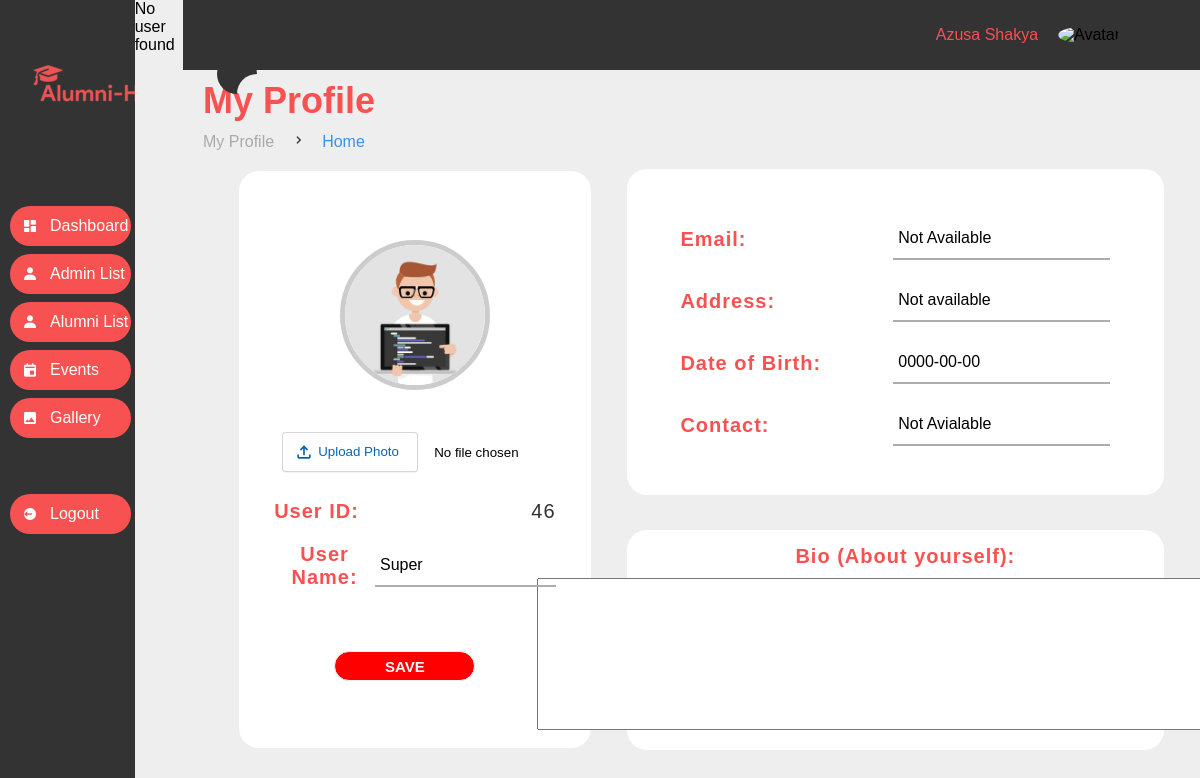
The page /DB_Admin/update_profile.php?d_id=1 (signed in) on the database its author committed.
### tables this page shows
CREATE TABLE `users` (
  `user_id` int(11) NOT NULL,
  `user_name` varchar(40) NOT NULL,
  `email` varchar(40) NOT NULL,
  `password` varchar(300) NOT NULL,
  `reset_token_hash` varchar(200) DEFAULT NULL,
  `reset_token_expires_at` datetime DEFAULT NULL,
  `address` varchar(40) NOT NULL,
  `DOB` date NOT NULL,
  `phone_no` varchar(15) NOT NULL,
  `bio` varchar(500) NOT NULL DEFAULT 'Write about Yourself:',
  `image` varchar(200) NOT NULL,
  `status` varchar(20) NOT NULL DEFAULT 'pending'
);

CREATE TABLE `role_junction` (
  `role_id` int(11) NOT NULL,
  `user_id` int(11) NOT NULL
);

### DB_Admin/update_profile.php (the view, shortened to what this page needs)
<?php
require_once('../DB_Superadmin/dashboard_template.php');
?>
<?php
if (isset($_GET['d_id'])) {
    $d_id = $_GET['d_id'];
    $sql = "SELECT * FROM users
            JOIN admins ON admins.user_id = users.user_id
            JOIN departments on departments.d_id = admins.d_id
            JOIN role_junction on role_junction.user_id = users.user_id
            JOIN role ON role_junction.role_id = role.role_id
            WHERE departments.d_id= '$d_id'";
    $result = mysqli_query($conn, $sql);
    if (mysqli_num_rows($result) > 0) {
        while ($row = mysqli_fetch_assoc($result)) {
            $record = array(
                "user_id" => $row['user_id'],
                "d_id" => $row['d_id'],
                "role_id" => $row['role_id'],
                "user_name" => $row['user_name'],
                "email" => $row['email'],
                "address" => $row['address'],
                "DOB" => $row['DOB'],
                "phone_no" => $row['phone_no'],
                "bio" => $row['bio'],
                "status" => $row['status'],
                "department" => $row['department'],
                "role" => $row['role'],
                "image" => $row['image'],
            );
        }
    } else {
        echo "No records found!!";
        exit;
    } ?>
    <section class="right-lower">
        <main>
            <div class="head-title">
                <div class="left">
                    <h1>My Profile</h1>
                    <ul class="breadcrumb">
                        <li>
                            <a href="#">My Profile</a>
                        </li>
                        <li><i class='bx bx-chevron-right'></i></li>
                        <li>
                            <a class="active" href="../Landing_pages/index.php">Home</a>
                        </li>
                    </ul>
                </div>
            </div>
            <form action="../alumni_registration/updateAdmin.php" method="post" enctype="multipart/form-data">
                <section class="profile-main">
                    <section class="row">
                        <div class="field1">
                            <img src="<?php echo "../images/profile/" . $record['image']; ?>" alt="" class="Profile-img">
                        </div>
                        <div class="field">
                            <input type="file" id="image" name="image">
                        </div>
                        <div class="field">
                            <label>User ID:</label>
                            <span>
                                <?= $record['user_id'] ?>
                            </span>
                        </div>
                        <div class="field">
                            <label>User Name:</label>
                            <span>
                                <div class="text_p">
                                    <input type="text" name="user_name" value="<?= $record['user_name'] ?>" required />
                                </div>
                            </span>
                        </div>
                        <input type="submit" value="SAVE" class="edit-profile" />
                    </section>
                    <section class="profile-right">
                        <section class="additional-info">
                            <div class="field">
                                <label>Email:</label>
                                <span>
                                    <div class="text_p">
                                        <input type="email" name="email" value="<?= $record['email'] ?>" required />
                                    </div>
                                </span>
                            </div>
                            <div class="field">
                                <label>Address:</label>
                                <span>
                                    <div class="text_p">
                                        <input type="text" name="address" value="<?= $record['address'] ?>" required />
                                    </div>
                                </span>
                            </div>
                            <div class="field">
                                <label>Date of Birth:</label>
                                <span>
                                    <div class="text_p">
                                        <input type="text" name="DOB" value="<?= $record['DOB'] ?>" required />
                                    </div>
                                </span>
                            </div>
                            <div class="field">
                                <label>Contact:</label>
                                <span>
                                    <div class="text_p">
                                        <input type="text" name="phone_no" value="<?= $record['phone_no'] ?>" required />
                                    </div>
                                </span>
                            </div>
                        </section>
                        <section class="Bio">
                            <div class="Bio-field">
                                <label style="margin-bottom: 10px;">Bio (About yourself):</label>
                                <span>
                                    <textarea name="bio" id="" cols="90" rows="10"> <?= $record['bio'] ?></textarea>
                                </span>
                            </div>
                        </section>
                    </section>
                </section>
            </form>
        </main>
    </section>
    </section>
    </section>
    </div>
    </body>
    </html>
<?php } ?>

### DB_superAdmin/Dashboard.css (style rules this page uses)
* { margin: 0; padding: 0; box-sizing: border-box; font-family: 'poppins', sans-serif; }
* { scroll-behavior: smooth; }
html { background-color: var(--grey); }
.right-lower { height: 726px; overflow: auto; }
.right-lower .head-title .left h1 { font-family: 'poppins', sans-serif; color: #F85151; }
a { text-decoration: none; }
li { list-style: none; }
:root { --poppins: 'Poppins', sans-serif; --lato: 'Lato', sans-serif; --light: #F9F9F9; --blue: #3C91E6; --light-blue: #CFE8FF; --grey: #eee; --dark-grey: #AAAAAA; --dark: #342E37; --red: #DB504A; --yellow: #FFCE26; --light-yellow: #FFF2C6; --orange: #FD7238; --light-orange: #FFE0D3; }
main { width: 100%; padding: 10px 20px; font-family: var(--poppins); }
main .head-title { display: flex; align-items: center; justify-content: space-between; grid-gap: 16px; flex-wrap: wrap; }
main .head-title .left h1 { font-size: 36px; font-weight: 600; margin-bottom: 10px; color: var(--dark); }
main .head-title .left .breadcrumb { display: flex; align-items: center; grid-gap: 16px; }
main .head-title .left .breadcrumb li { color: var(--dark); }
main .head-title .left .breadcrumb li a { color: var(--dark-grey); pointer-events: none; }
main .head-title .left .breadcrumb li a.active { color: var(--blue); pointer-events: unset; }
.profile-main { display: flex; justify-content: space-evenly; align-items: center; }
section.row { margin: 20px; border-radius: 20px; background: #ffffff; height: 577px; width: 36%; display: flex; flex-direction: column; justify-content: center; align-items: center; }
.profile-right { display: flex; flex-direction: column; width: 55%; }
.additional-info { border-radius: 20px; background: #ffffff; height: 326px; width: 100%; display: flex; flex-direction: column; justify-content: center; align-items: center; }
section.Bio { margin: 35px 0 0 0px; border-radius: 20px; background: #ffffff; height: 220px; width: 100%; padding: 5px; }
.field1 { margin: 10px; }
.field { display: flex; justify-content: space-between; align-items: center; margin: 10px; width: 80%; }
.Bio-field { display: flex; flex-direction: column; justify-content: center; align-items: center; margin: 10px; width: 100%; }
.field label, .Bio-field label { font-weight: 700; font-size: 20px; color: #F85151; text-align: center; letter-spacing: 1px; font-family: 'poppins', sans-serif; }
.profile-main span { font-size: 20px; color: #333; text-align: center; letter-spacing: 1px; font-family: 'poppins', sans-serif; }
.Profile-img { width: 150px; height: 150px; object-fit: cover; margin: 10px auto; border: 5px solid #ccc; border-radius: 50%; }
.edit-profile { width: 40%; height: 30px; margin: 52px 20px 18px 0px; border: 1px solid; background: red; color: #e9f4fb; border-radius: 25px; font-size: 15px; font-weight: 700; cursor: pointer; transition: .3s; outline: none; float: right; }
form .text_p { position: relative; border-bottom: 2px solid #adadad; }
.text_p input { width: 110%; padding: 0 5px; height: 40px; font-size: 16px; border: none; background: none; outline: none; }
input[type="file"] { outline: none; width: 90%; padding: 4px; margin: 4px; }
input[type="file"]::before { top: 16px; }
input[type="file"]::after { top: 14px; }
input[type="file"] { position: relative; }
input[type="file"]::before { position: absolute; pointer-events: none; left: 40px; color: #0964b0; content: "Upload Photo"; }
input[type="file"]::after { position: absolute; pointer-events: none; left: 16px; height: 20px; width: 20px; content: ""; }

### rows shown on the page
users: image (placeholder picture), role_junction.user_id "46", user_name "Super", email "Not Available", address "Not available", DOB "0000-00-00", phone_no "Not Avialable"

### other values the page prints
$_SESSION['username'] "Azusa Shakya"
